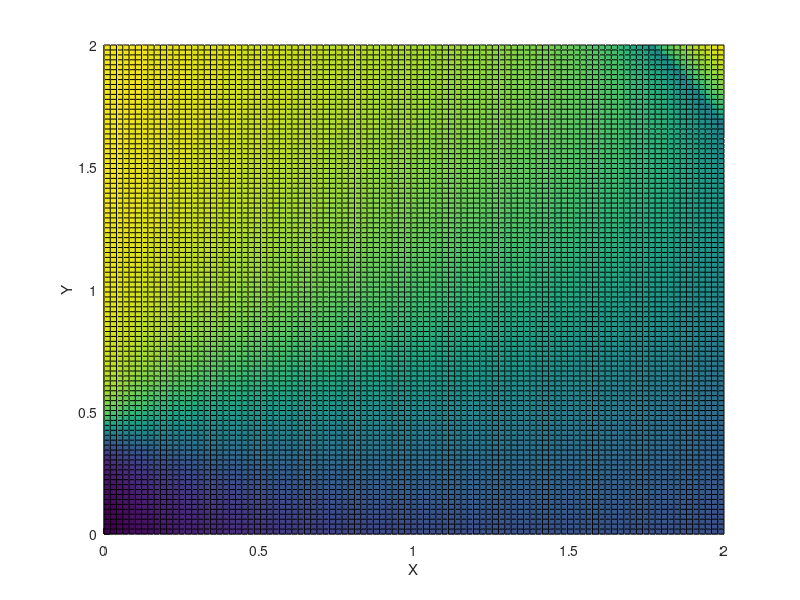
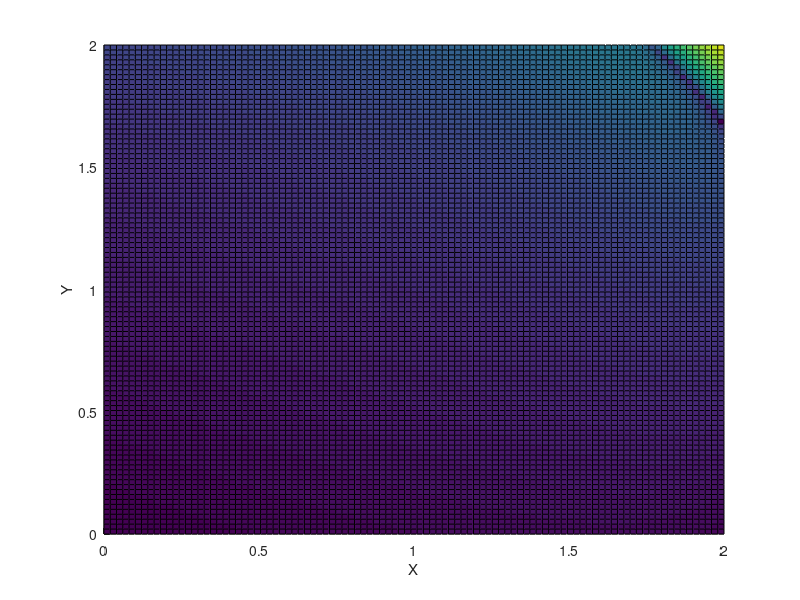

MATLAB code to generate these figures, in order:
% Figuring out when the function to find beta angle becomes undefined

x = linspace(0, 2, 100);
y = linspace(0, 2, 100);
[x_2, y_2] = meshgrid(x, y);
m_1 = -0.153543;
m_2 = 0.405512;
d = 3.052717;
l = 0.568898;

a = (4*l*m_1 - 4*l*x_2).^2;
b = d^2 - l^2 + 2*l*m_2 - 2*l*y_2 - m_1^2 + 2*m_1*x_2 - m_2^2 + 2*m_2*y_2 - x_2.^2 - y_2.^2;
c = d^2 - l^2 - 2*l*m_2 + 2*l*y_2 - m_1^2 + 2*m_1*x_2 - m_2^2 + 2*m_2*y_2 - x_2.^2 - y_2.^2;
top = sqrt(a - 4.*b.*c) - 2*l*m_1 + 2*l.*x_2; 
bottom = d^2 - l^2 + 2*l*m_2 - 2*l*y_2 - m_1^2 + 2*m_1*x_2 - m_2^2 + 2*m_2*y_2 - x_2.^2 - y_2.^2;
beta = 2*(atan(0.5*top./bottom));

top = sqrt(abs(a - 4.*b.*c)) - 2*l*m_1 + 2*l.*x_2; 
bottom = d^2 - l^2 + 2*l*m_2 - 2*l*y_2 - m_1^2 + 2*m_1*x_2 - m_2^2 + 2*m_2*y_2 - x_2.^2 - y_2.^2;
abs_beta = 2*(atan(0.5*top./bottom));

real_beta = real(beta);
pos_beta = abs(real_beta);
deg_beta = real_beta * 180/3.1415;

figure;
hold on
surf(x_2, y_2, real_beta)
xlabel('X')
ylabel('Y')
zlabel('Z')

figure(2);
hold on
surf(x_2, y_2, abs_beta)
xlabel('X')
ylabel('Y')
zlabel('Z')
